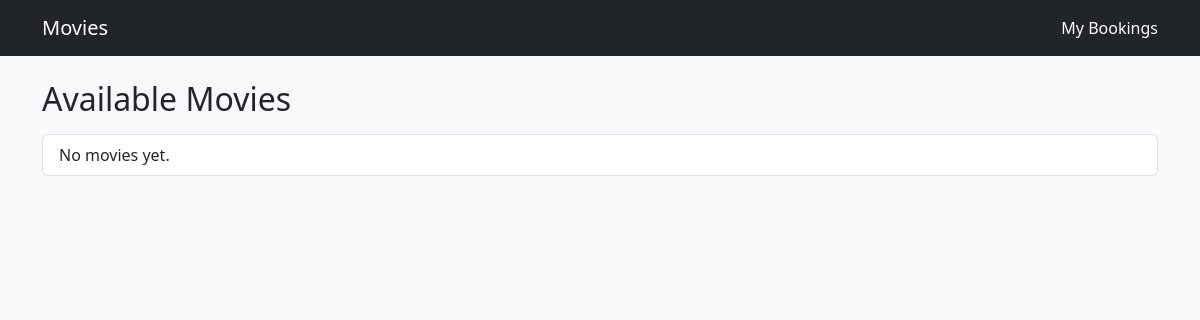
The app's page /, older data.
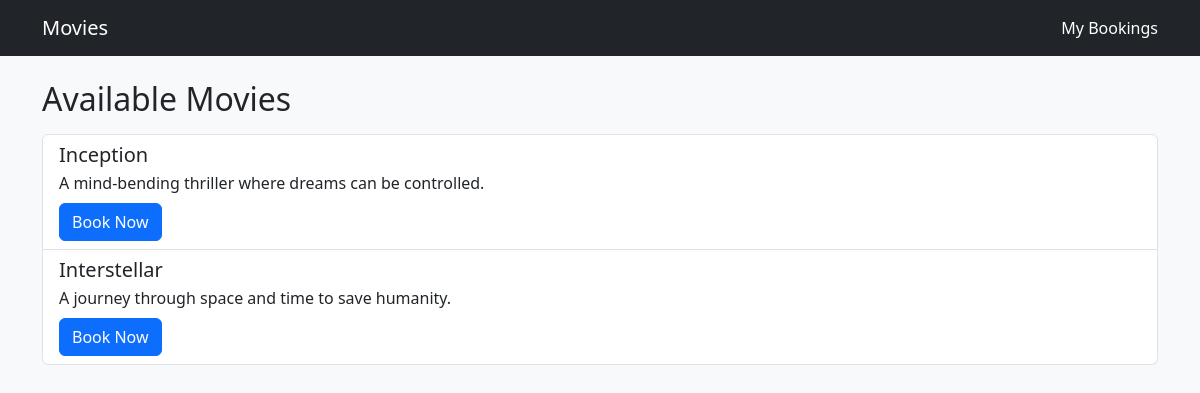
The same page, newer data.
### bookings/models.py (models this page shows, shortened)
class Movie(models.Model):
    title = models.CharField(max_length=200)
    description = models.TextField(blank=True)
    release_date = models.DateField()
    duration = models.PositiveIntegerField(help_text="Duration in minutes")

### bookings/web_views.py (the view)
# urls.py: path("", web_views.movie_list, name="movie_list"),
def movie_list(request):
    movies = Movie.objects.all().order_by("title")
    return render(request, "bookings/movie_list.html", {"movies": movies})

### bookings/templates/bookings/movie_list.html (shortened to what this page needs)
{% extends "bookings/base.html" %}
{% block content %}
<h2 class="mb-3">Available Movies</h2>
<ul class="list-group">
  {% for movie in movies %}
  <li class="list-group-item">
    <h5 class="mb-1">{{ movie.title }}</h5>
    <p class="mb-2">{{ movie.description }}</p>
    <a class="btn btn-primary" href="{% url 'book_seat' movie.id %}">Book Now</a>
  </li>
  {% empty %}
  <li class="list-group-item">No movies yet.</li>
  {% endfor %}
</ul>
{% endblock %}

Row changes from the older to the newer data that the page shows:
added Movie: title "Inception", description "A mind-bending thriller where dreams can be controlled."
added Movie: title "Interstellar", description "A journey through space and time to save humanity."
Text that changed along with them:
text no longer shown: "No movies yet."
